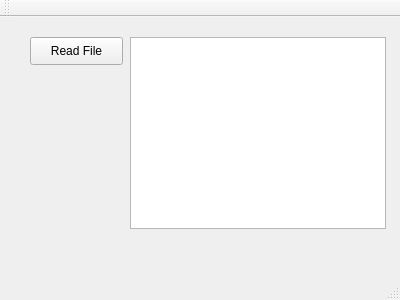
<?xml version="1.0" encoding="UTF-8"?>
<ui version="4.0">
 <class>MainWindow</class>
 <widget class="QMainWindow" name="MainWindow">
  <property name="geometry">
   <rect>
    <x>0</x>
    <y>0</y>
    <width>400</width>
    <height>300</height>
   </rect>
  </property>
  <property name="windowTitle">
   <string>MainWindow</string>
  </property>
  <widget class="QWidget" name="centralWidget">
   <widget class="QPushButton" name="read_file_button">
    <property name="geometry">
     <rect>
      <x>30</x>
      <y>20</y>
      <width>93</width>
      <height>28</height>
     </rect>
    </property>
    <property name="text">
     <string>Read File</string>
    </property>
   </widget>
   <widget class="QTextBrowser" name="message">
    <property name="geometry">
     <rect>
      <x>130</x>
      <y>20</y>
      <width>256</width>
      <height>192</height>
     </rect>
    </property>
   </widget>
  </widget>
  <widget class="QMenuBar" name="menuBar">
   <property name="geometry">
    <rect>
     <x>0</x>
     <y>0</y>
     <width>400</width>
     <height>25</height>
    </rect>
   </property>
  </widget>
  <widget class="QToolBar" name="mainToolBar">
   <attribute name="toolBarArea">
    <enum>TopToolBarArea</enum>
   </attribute>
   <attribute name="toolBarBreak">
    <bool>false</bool>
   </attribute>
  </widget>
  <widget class="QStatusBar" name="statusBar"/>
 </widget>
 <layoutdefault spacing="6" margin="11"/>
 <resources/>
 <connections/>
</ui>
